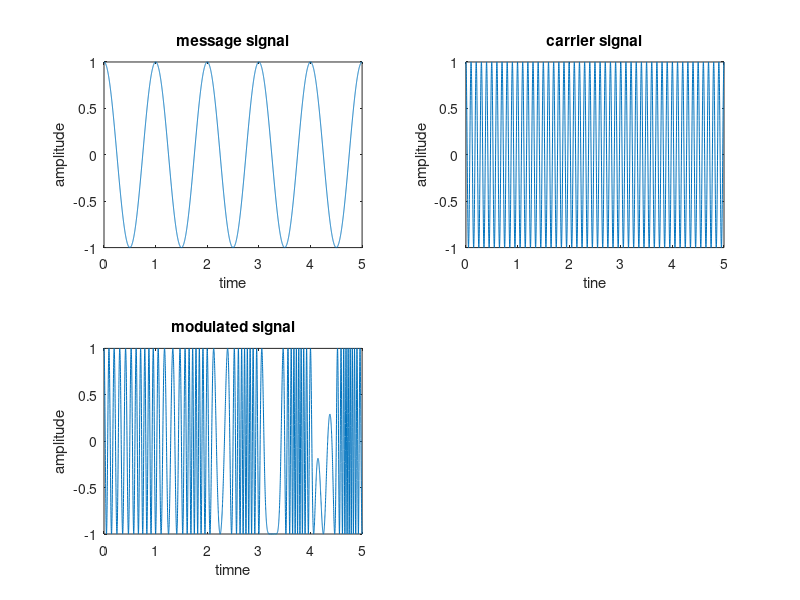

MATLAB code for this plot:
close all;
t = 0:0.001:5;
Ac = 1;
Am = 1;
Fc = 10;
Fm = 1;
Kf = 0.5;
Fdel = Kf.*Am;
m = Am.*cos(2.*pi.*Fm.*t);
c = Ac.*cos(2.*pi.*Fc.*t);
s = Ac.*cos(2.*pi.*(Fc+Fdel.*m).*t);
subplot(2,2,1);
plot(t,m);
title("message signal");
xlabel("time");
ylabel("amplitude");
subplot(2,2,2);
plot(t,c);
title("carrier signal");
xlabel("tine");
ylabel("amplitude")
subplot(2,2,3);
plot(t,s);
title("modulated signal");
xlabel("timne");
ylabel("amplitude")
